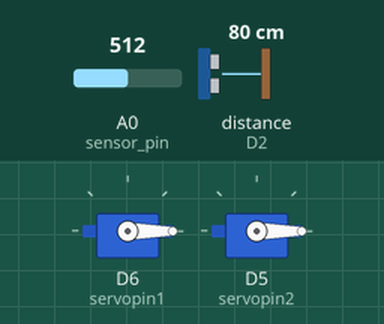
The sketch below on a simulated ESP8266 (NodeMCU). On the bench: 2 × servo. Wiring (inferred from the names in the program): ultrasonic range finder: trigger D1; echo D2. The test bench sets the inputs (shaded band); at power-on: distance to the obstacle (sensor on D2) 80 cm, A0 (sensor_pin) = 512. The echo pulse lasts 58.3 µs per cm; WiFi joins after 1.5 s; servers stay silent unless stated; uploads are accepted with an empty reply; what the sketch prints to the serial monitor is not drawn.

Above: at 2.8 s.
2.9 s: distance to the obstacle (sensor on D2) set to 10 cm
11.2 s: distance to the obstacle (sensor on D2) set to 7 cm
At 19.4 s:
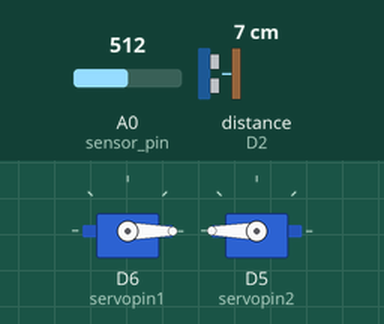
Timing chart, 0 to 20.9 s (numbered marks = the images above; inputs shaded):
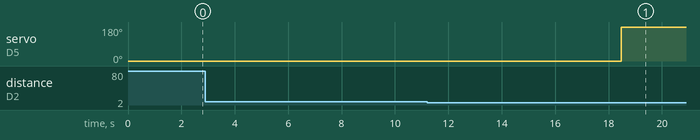

Measured:
- the behaviour switches between 9 and 8 cm on distance to the obstacle (sensor on D2) (found by bisection; images 0 and 1)
- after the input at 2.9 s, every drawn part: stays the same
- after the input at 11.2 s, servo on D5 (servopin2): 0° → 180° after 7.3 s

The sketch:

soilmoisture_fuzzlogic.ino
```cpp
#define triggerPin  D1
#define echoPin     D2
#include <ESP8266WiFi.h>
#include <ESP8266HTTPClient.h>
#include <WiFiClient.h>
#include <Wire.h>
#include <Servo.h>
const char* serverName = "http://192.168.100.228/saskia/InsertDB.php";
const char* ssid = "ASTAGFIRULLOH";
const char* password = "1a2b3c4d5e6f";
// LiquidCrystal_I2C lcd(0x27, 16, 2);
// byte led = 16;
Servo myservo1, myservo2; // create servo object to control a servo
const int sensor_pin = A0;  /* Connect Soil moisture analog sensor pin to A0 of NodeMCU */
float suhu_moisture;
float kering,normal,basah;
float waterLevel;
float rendah,sedang,tinggi;
int pos = 0;
int servopin1 = 12;
int servopin2 = 14;
unsigned long lastTime = 0;
unsigned long timerDelay = 4000;

WiFiServer server(80);
unsigned char Kering(){
  if (suhu_moisture <= 10.00){kering =1;}
  else if (suhu_moisture >=00.00 && suhu_moisture <=10.00){kering=(10-suhu_moisture)/10;}
  else if (suhu_moisture >= 10){kering=0;}
  // else if (suhu_moisture >= 10.00 && suhu_moisture <=15.00){dingin =(15-suhu_moisture)/5;}
  return kering;
}
unsigned char Normal(){
  if (suhu_moisture >= 10.00){normal =0;}
  else if (suhu_moisture >=10.00 && suhu_moisture <=20.00){normal=(suhu_moisture-10)/10;}
  else if (suhu_moisture >= 20.00 && suhu_moisture <=30.00){normal =(30-suhu_moisture/10);}
  else if (suhu_moisture >= 40.00){normal =0;}
  return normal;
}

unsigned char Basah(){
  if (suhu_moisture >= 40.00){basah =0;}
  else if (suhu_moisture >=40.00){basah=(suhu_moisture-40)/10;}
  // else if (suhu_moisture >= 35.00 && suhu_moisture <=40.00){lembab =(suhu_moisture-25/5);}
  else if (suhu_moisture >= 40.00){basah =1;}
  return basah;
}
//deklarasi ultrasonik
unsigned char Rendah() {
  if (waterLevel <= 5){rendah =1;}
  else if (waterLevel >=5 && waterLevel <=10){rendah=(5-waterLevel)/5;}
  else if (waterLevel >=10){rendah =0;}
  return rendah;
}
unsigned char Sedang () {
  if (waterLevel <=15) {sedang =0;}
  // else if (suhu_moisture >=10.00 && suhu_moisture <=35.00){basah=(suhu_moisture-30)/5;}
  else if (waterLevel >=5 && waterLevel <=10){sedang=(waterLevel-5)/5;}
  else if (waterLevel >=10 && waterLevel <=15){sedang=(10-waterLevel)/5;}
  else if (waterLevel >=15){sedang =0;}
  return sedang;
}
unsigned char Tinggi () {
  if (waterLevel >=15) {tinggi =0;}
  else if (waterLevel >=15 && waterLevel <=20) {tinggi=(waterLevel-15)/5;}
  else if (waterLevel >=20) {tinggi=1;}
  return tinggi;
}
void fuzzifikasi(){
  //Kelembapan
  Kering();
  Normal();
  Basah();
  //Ultrasonik
  Rendah();
  Sedang();
  Tinggi();
}

void setup() {

  Serial.begin(9600);
  myservo1.attach(servopin1);
  myservo2.attach(servopin2);
  myservo1.write(0);
  myservo2.write(0);
  // myservo1.write(0);
  // myservo2.write(0);
  Serial.println("Servo Terdeteksi");
  pinMode(triggerPin,OUTPUT);
  pinMode(echoPin, INPUT);
  Serial.println("Ultrasonik Terdeteksi");
  Serial.println("Deteksi Moisture");
  Serial.println("Connecting");
  Serial.println("XAMPP start ?");
  WiFi.begin(ssid, password);
  while(WiFi.status() != WL_CONNECTED) {
    delay(500);
    Serial.print(".");
  }
  Serial.println("");
  Serial.print("Connected to WiFi network with IP Address: ");
  Serial.println("WiFi connected");
  Serial.println("Server started");
  Serial.println(WiFi.localIP());
  Serial.println("Timer set to 5 seconds (timerDelay variable), it will take 5 seconds before publishing the first reading.");
}

void loop() {
  long duration, jarak;
  digitalWrite(triggerPin, LOW);
  delayMicroseconds(2);
  digitalWrite(triggerPin, HIGH);
  delayMicroseconds(10);
  digitalWrite(triggerPin, LOW);
  duration = pulseIn(echoPin, HIGH);
  jarak = duration / 29.1;
  waterLevel = 36-jarak;
  suhu_moisture= ( 100.00 - ( (analogRead(sensor_pin)/1023.00) * 100.00 ) );
  delay(4000);
  fuzzifikasi();
  Serial.println("ketingian air"+ (String(waterLevel))); //nilai waterlevel
  Serial.println("kelembapan"+ (String(suhu_moisture))); //nilai waterlevel
  //KODINGAN BENER SERVO
        //Check WiFi connection status
  if(WiFi.status()== WL_CONNECTED){
    WiFiClient client;
    HTTPClient http;
    http.begin(client, serverName);
    http.addHeader("Content-Type", "application/x-www-form-urlencoded");
    String httpRequestData = (String)"moistur= suhu air = " + suhu_moisture +"%" + "&waterlevel= tinggi air =" + waterLevel +"cm";
    int httpResponseCode = http.POST(httpRequestData);
    Serial.print("HTTP Response code: ");
    Serial.println(httpResponseCode);
    http.end();
  }else {
        Serial.println("WiFi Disconnected");
    }
  if (suhu_moisture <= 10.00 && waterLevel <=5.00 ){

    Serial.print("Kering = "+ String(suhu_moisture)+"%");
    Serial.println(" "+String(kering));
    Serial.print("Rendah = "+ String(waterLevel)+" cm");
    Serial.println(" "+String(rendah));

    if (myservo1.read() == 0) {
      for(pos = 0; pos <= 180; pos += 1) // goes from 0 degrees to 180 degrees
      { // in steps of 1 degree
      //membuka gerbang
        myservo1.write(180); // tell servo to go to position in variable 'pos'
              // myservo2.write(pos); // tell servo to go to position in variable 'pos'
        delay(15); // waits 15ms for the servo to reach the position
            // while (1);
        myservo1.detach();
      }
    }
    myservo2.write(0);
  }
  else if (suhu_moisture >= 10.00 && suhu_moisture <=30 && waterLevel <= 5.00){

    myservo1.attach(12);
    Serial.print("Normal = "+ String(suhu_moisture)+"%");
    Serial.println(" "+String(normal));
    Serial.print("Rendah = "+ String(waterLevel)+" cm");
    Serial.println(" "+String(rendah));

    myservo1.write(140);

    if (myservo1.read() == 140) {
      for(pos = 140; pos >= 1; pos -= 1) // goes from 0 degrees to 180 degrees
      { // in steps of 1 degree
        myservo1.write(140); // tell servo to go to position in variable 'pos'
        delay(5); // waits 15ms for the servo to reach the position
        myservo1.detach();
      }
    }
    myservo2.write(0);
  }else if (suhu_moisture >= 20.00 && suhu_moisture <= 30.00 && waterLevel >=10.00 && waterLevel <=20.00 ) {
    myservo1.attach(12);

    Serial.print("Normal = "+ String(suhu_moisture)+"%");
    Serial.println(" "+String(normal));
    Serial.print("Sedang = "+ String(waterLevel)+" cm");
    Serial.println(" "+String(sedang));
    myservo1.write(100);
    if (myservo1.read() == 100) {
      for(pos = 100; pos >= 1; pos -= 1) // goes from 0 degrees to 180 degrees
      { // in steps of 1 degree
       myservo1.write(100); // tell servo to go to position in variable 'pos'
       delay(5); // waits 15ms for the servo to reach the position
       myservo1.detach();
      }
    }
    myservo2.write(0);
  }else if (suhu_moisture >= 30.00 && suhu_moisture <= 40.00 && waterLevel <=5.00 ) {
    myservo1.attach(12);

    Serial.print("Basah = "+ String(suhu_moisture)+"%");
    Serial.println(" "+String(basah));
    Serial.print("Rendah = "+ String(waterLevel)+" cm");
    Serial.println(" "+String(rendah));
    myservo1.write(100);
    if (myservo1.read() == 100) {
      for(pos = 100; pos >= 1; pos -= 1) // goes from 0 degrees to 180 degrees
      { // in steps of 1 degree
        myservo1.write(100); // tell servo to go to position in variable 'pos'
        delay(5); // waits 15ms for the servo to reach the position
        myservo1.detach();
      }
    }
    myservo2.write(0);
  }else if (suhu_moisture >= 40.00 && waterLevel >= 20.00){


    Serial.print("Basah = "+ String(suhu_moisture)+"%");
    Serial.println(" "+String(basah));
    Serial.print("Tinggi = "+ String(waterLevel)+" cm");
    Serial.println(" "+String(tinggi));
    myservo1.attach(12);
    myservo1.write(90);
    myservo2.write(180);
    // myservo2.attach(14);

    if (myservo1.read() == 90) {
      for(pos = 90; pos >= 1; pos -= 1) // goes from 0 degrees to 180 degrees
      { // in steps of 1 degree
       myservo1.write(0); // tell servo to go to position in variable 'pos'
       delay(5); // waits 15ms for the servo to reach the position
       myservo1.detach();
      }
      myservo1.attach(12);
    }

  }

  lastTime = millis();
      //if paling atas bagian void loop
}
```
